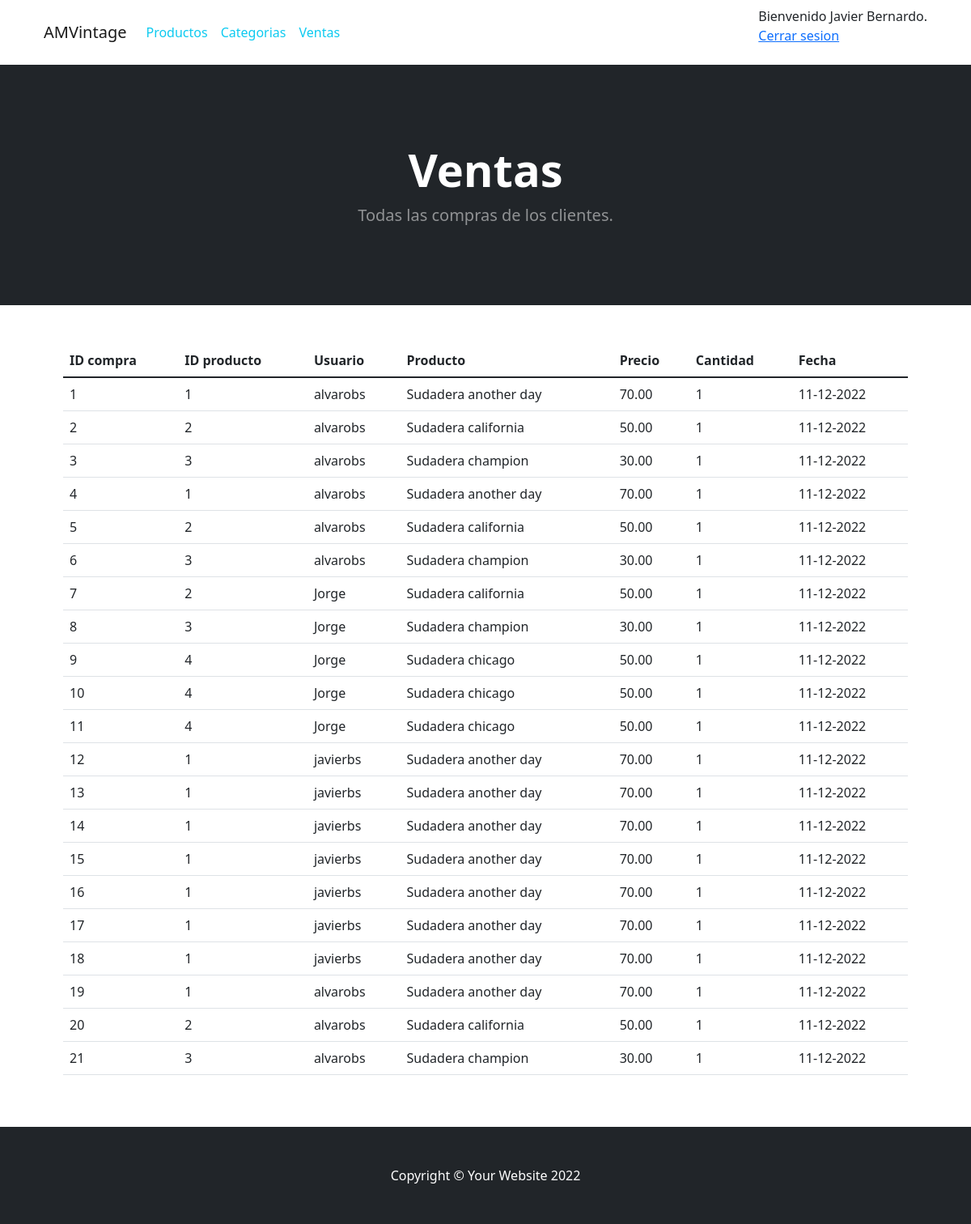
/administrarVentas.php (signed in), run on the app's committed database.
### tables this page shows
CREATE TABLE `usuarios` (
  `nombre` varchar(255) NOT NULL,
  `nombreUsuario` varchar(255) NOT NULL,
  `contra` varchar(255) NOT NULL,
  `direccion` varchar(255) NOT NULL,
  `gmail` varchar(255) NOT NULL,
  `telefono` int(11) NOT NULL,
  `tipo` varchar(255) NOT NULL
);

CREATE TABLE `compras` (
  `idCompra` int(11) NOT NULL,
  `id_producto` int(11) NOT NULL,
  `nombreUsuario` varchar(255) NOT NULL,
  `fecha` varchar(255) NOT NULL
);

CREATE TABLE `productos` (
  `id` int(11) NOT NULL,
  `nombre` varchar(255) NOT NULL,
  `descripcion` varchar(255) NOT NULL,
  `precio` decimal(10,2) NOT NULL,
  `cantidad` int(11) NOT NULL,
  `imagen` varchar(255) NOT NULL,
  `id_categoria` int(11) NOT NULL
);

### administrarVentas.php (the view, shortened to what this page needs)
<?php  require_once "conexion.php";
?>
<!DOCTYPE html>
<html lang="en">
<head>
    <link href="css/styles.css" rel="stylesheet" />
    <link href="css/estilos.css" rel="stylesheet" />
</head>
<body>
    <div class="container">
    <nav class="navbar navbar-expand-lg navbar-light">
  <div class="container-fluid">
    <a class="navbar-brand" href="index.php">AMVintage</a>
    <div class="collapse navbar-collapse" id="navbarNav">
      <ul class="navbar-nav">
        <a href="administrar.php" class="nav-link text-info" category="all">Productos</a>
      </ul>
      <ul class="navbar-nav">
        <a href="administrarCategorias.php" class="nav-link text-info" category="all">Categorias</a>
      </ul>
      <ul class="navbar-nav">
        <a href="administrarVentas.php" class="nav-link text-info" category="all">Ventas</a>
      </ul>
    </div>
    <ul>
            <?php
            if(isset($_SESSION["usuario"])){
                $nomusu=$_SESSION["usuario"];
                $query=mysqli_query($conexion,"SELECT nombre, nombreUsuario, tipo FROM usuarios WHERE nombreUsuario='$nomusu'");
                $result=mysqli_num_rows($query);
                if($result>0){
                    $data=mysqli_fetch_assoc($query);
                    echo "Bienvenido ".$data["nombre"].".";
                    echo "<br>";
                    echo "<a href='destruirsesion.php'>Cerrar sesion</a>";
                }
            }else{
            ?>
          <a href="inicioSesion.php" class="btn btn-primary">Iniciar sesión</a>
          <?php } ?>
            </ul>
  </div>
</nav>
    </div>
    <header class="bg-dark py-5">
        <div class="container px-4 px-lg-5 my-5">
            <div class="text-center text-white">
                <h1 class="display-4 fw-bolder">Ventas</h1>
                <p class="lead fw-normal text-white-50 mb-0">Todas las compras de los clientes.</p>
            </div>
        </div>
    </header>
    <section class="py-5">
        <div class="container px-4 px-lg-5">
            <div class="row">
                <div class="col-md-12">
                    <div class="table-responsive">
                        <table class="table table-hover">
                            <thead>
                                <tr>
                                    <th>ID compra</th>
                                    <th>ID producto</th>
                                    <th>Usuario</th>
                                    <th>Producto</th>
                                    <th>Precio</th>
                                    <th>Cantidad</th>
                                    <th>Fecha</th>
                                </tr>
                            </thead>
                            <tbody id="tblCarrito">
                        <?php
                        $query=mysqli_query($conexion,"SELECT *
                        FROM compras
                        INNER JOIN productos
                        ON compras.id_producto = productos.id;");
                        $result=mysqli_num_rows($query);
                        if($result>0){
                           while($data=mysqli_fetch_assoc($query)){
                               echo "<tr>";
                               echo "<td>".$data["idCompra"]."</td>";
                               echo "<td>".$data["id_producto"]."</td>";
                               echo "<td>".$data["nombreUsuario"]."</td>";
                               echo "<td>".$data["nombre"]."</td>";
                               echo "<td>".$data["precio"]."</td>";
                               echo "<td>1</td>";
                               echo "<td>".$data["fecha"]."</td>";
                           }
                        }
                        ?>
                            </tbody>
                        </table>
                    </div>
                </div>
            </div>
        </div>
    </section>
    <footer class="py-5 bg-dark">
        <div class="container">
            <p class="m-0 text-center text-white">Copyright &copy; Your Website 2022</p>
        </div>
    </footer>
</body>
</html>

### data on the page
usuarios: nombre "Javier Bernardo"
compras: idCompra "1", id_producto "1", nombreUsuario "alvarobs", id_producto.nombre "Sudadera another day", id_producto.precio "70.00", fecha "11-12-2022"
compras: idCompra "2", id_producto "2", nombreUsuario "alvarobs", id_producto.nombre "Sudadera california", id_producto.precio "50.00", fecha "11-12-2022"
compras: idCompra "3", id_producto "3", nombreUsuario "alvarobs", id_producto.nombre "Sudadera champion", id_producto.precio "30.00", fecha "11-12-2022"
compras: idCompra "4", id_producto "1", nombreUsuario "alvarobs", id_producto.nombre "Sudadera another day", id_producto.precio "70.00", fecha "11-12-2022"
compras: idCompra "5", id_producto "2", nombreUsuario "alvarobs", id_producto.nombre "Sudadera california", id_producto.precio "50.00", fecha "11-12-2022"
compras: idCompra "6", id_producto "3", nombreUsuario "alvarobs", id_producto.nombre "Sudadera champion", id_producto.precio "30.00", fecha "11-12-2022"
compras: idCompra "7", id_producto "2", nombreUsuario "Jorge", id_producto.nombre "Sudadera california", id_producto.precio "50.00", fecha "11-12-2022"
compras: idCompra "8", id_producto "3", nombreUsuario "Jorge", id_producto.nombre "Sudadera champion", id_producto.precio "30.00", fecha "11-12-2022"
compras: idCompra "9", id_producto "4", nombreUsuario "Jorge", id_producto.nombre "Sudadera chicago", id_producto.precio "50.00", fecha "11-12-2022"
compras: idCompra "10", id_producto "4", nombreUsuario "Jorge", id_producto.nombre "Sudadera chicago", id_producto.precio "50.00", fecha "11-12-2022"
compras: idCompra "11", id_producto "4", nombreUsuario "Jorge", id_producto.nombre "Sudadera chicago", id_producto.precio "50.00", fecha "11-12-2022"
compras: idCompra "12", id_producto "1", nombreUsuario "javierbs", id_producto.nombre "Sudadera another day", id_producto.precio "70.00", fecha "11-12-2022"
compras: idCompra "13", id_producto "1", nombreUsuario "javierbs", id_producto.nombre "Sudadera another day", id_producto.precio "70.00", fecha "11-12-2022"
compras: idCompra "14", id_producto "1", nombreUsuario "javierbs", id_producto.nombre "Sudadera another day", id_producto.precio "70.00", fecha "11-12-2022"
compras: idCompra "15", id_producto "1", nombreUsuario "javierbs", id_producto.nombre "Sudadera another day", id_producto.precio "70.00", fecha "11-12-2022"
compras: idCompra "16", id_producto "1", nombreUsuario "javierbs", id_producto.nombre "Sudadera another day", id_producto.precio "70.00", fecha "11-12-2022"
compras: idCompra "17", id_producto "1", nombreUsuario "javierbs", id_producto.nombre "Sudadera another day", id_producto.precio "70.00", fecha "11-12-2022"
compras: idCompra "18", id_producto "1", nombreUsuario "javierbs", id_producto.nombre "Sudadera another day", id_producto.precio "70.00", fecha "11-12-2022"
compras: idCompra "19", id_producto "1", nombreUsuario "alvarobs", id_producto.nombre "Sudadera another day", id_producto.precio "70.00", fecha "11-12-2022"
compras: idCompra "20", id_producto "2", nombreUsuario "alvarobs", id_producto.nombre "Sudadera california", id_producto.precio "50.00", fecha "11-12-2022"
compras: idCompra "21", id_producto "3", nombreUsuario "alvarobs", id_producto.nombre "Sudadera champion", id_producto.precio "30.00", fecha "11-12-2022"
